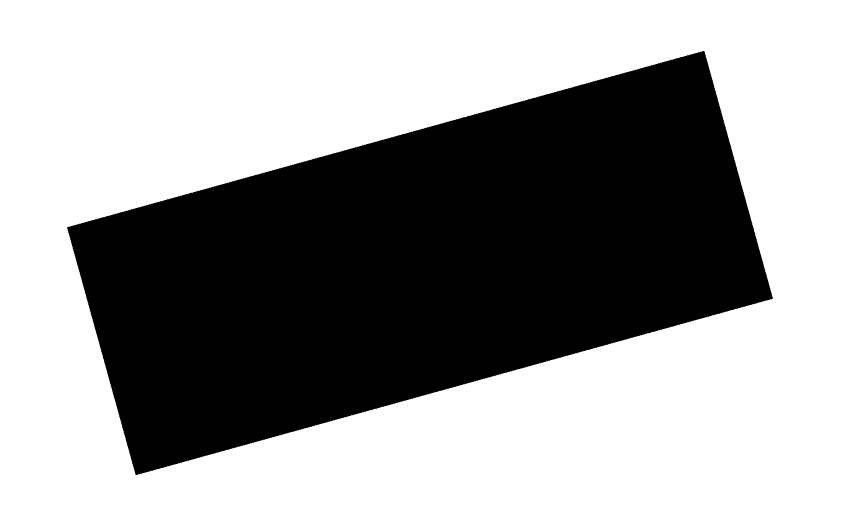
#> input picture Microsoft AI School/learning/DataPreprocessing/edge.png, 862 x 523 px
$ python '이미지 모서리.py'
#> lines starting #> are read from the running program, lines starting #| are printed output that depends on the picture; after the words box and inside, x2 and y2 are one past the last pixel; in counts of white or black regions, pixels touching at a corner belong together
### Microsoft AI School/learning/DataPreprocessing/utils.py
import cv2


def image_show(image, windowName='show', close=False):
    cv2.imshow(windowName, image)
    cv2.waitKey(0)
    if close:
        cv2.destroyAllWindows()

### Microsoft AI School/learning/DataPreprocessing/이미지 모서리.py
# 모서리 감지
import numpy as np
from utils import image_show
import cv2
import matplotlib.pyplot as plt

# 이미지 경로 및 읽기
image_path = './edge.png'
image_read = cv2.imread(image_path)
#> image_read is the input picture: shape (523, 862, 3); min 0, max 255, mean 158.8

image_gray = cv2.cvtColor(image_read, cv2.COLOR_BGR2GRAY)
image_gray = np.float32(image_gray)

block_size = 2  # 모서리 감지 매개 변수 설정
aperture = 29
free_parameter = 0.04

detector_response = cv2.cornerHarris(
    image_gray, block_size, aperture, free_parameter
)  # 모서리를 감지
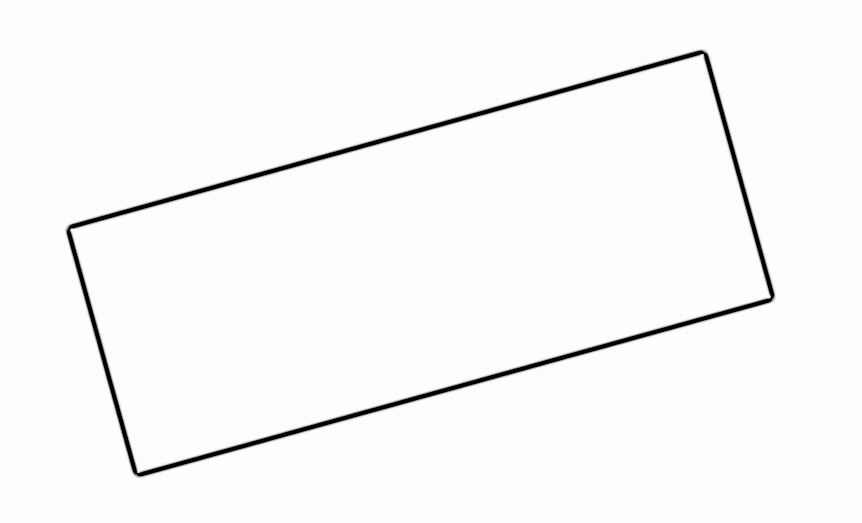
#> detector_response: shape (523, 862) float32; 1.29% of the values are NaN or infinite; the others: min -1.33e+37, max 5.36e+34, mean -inf; drawn with min black, max white, NaN and infinite black
print(detector_response)
#> (printed output is left out)
# 임계값보다 큰 감지 결과만 남기고 흰색으로 표시합니다
threhold = 0.02
image_read[detector_response > threhold * detector_response.max()] = [255, 255, 255]
#> image_read: shape (523, 862, 3); under 0.01% of pixels changed, all inside (x1, y1, x2, y2) = (72, 56, 769, 471)

image_gray = cv2.cvtColor(image_read, cv2.COLOR_BGR2GRAY)
image_show(image_gray)
